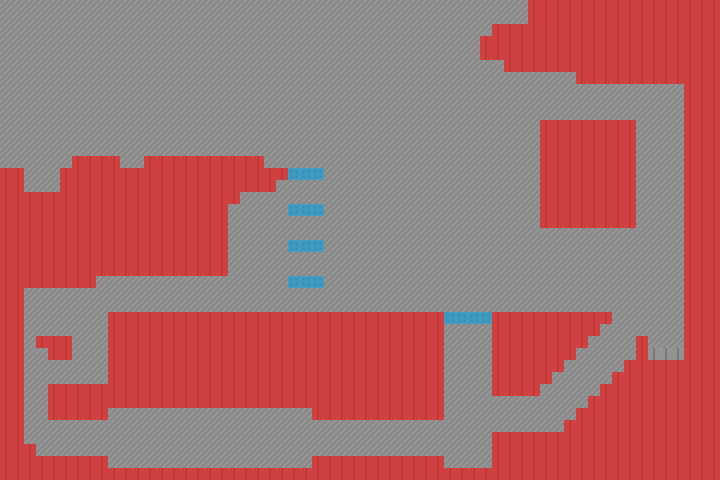

This game map was drawn from its Tiled (.tmx) file and the tilesets committed beside it. A one-line description and the trimmed map source follow:
An orthogonal 60x40 tile map with 12x12 px tiles, 3 tile layers (Background, Foreground, Collision), 3 tilesets and 29 objects (7x Container, 4x Trampoline, 3x Door, 2x Chest, doorOne, ...).

<map version="1.0" orientation="orthogonal" width="60" height="40" tilewidth="12" tileheight="12">
 <properties>
  <property name="mapDescription" value="Just a test level...\\nWatch out" />
  <property name="mapName" value="Test Level" />
 </properties>
 <tileset firstgid="1" name="tilemap" tilewidth="12" tileheight="12">
  <image source="TiledGraphics/tilemap.png" width="72" height="144" />
 </tileset>
 <tileset firstgid="73" name="collision" tilewidth="12" tileheight="12">
  <image source="TiledGraphics/collision.png" width="24" height="12" />
 </tileset>
 <tileset firstgid="75" name="objects" tilewidth="12" tileheight="12">
  <image source="TiledGraphics/objects.png" width="96" height="12" />
 </tileset>
 <layer name="Background" width="60" height="40">
  <data>[2400 cells, 2400 non-empty, 2 distinct tile ids]</data>
 </layer>
 <layer name="Foreground" width="60" height="40">
  <data>[2400 cells, 16 non-empty, 1 distinct tile ids]</data>
 </layer>
 <layer name="Collision" width="60" height="40" opacity="0.56">
  <properties>
   <property name="draw" value="false" />
  </properties>
  <data>[2400 cells, 1010 non-empty, 2 distinct tile ids]</data>
 </layer>
 <objectgroup name="Objects" width="60" height="40">
  <object name="Trampoline" gid="75" x="462" y="468" />
  <object gid="76" x="312" y="312">
   <properties>
    <property name="spawn" value="" />
   </properties>
  </object>
  <object name="Chest" gid="76" x="564" y="120" />
  <object name="Container" gid="77" x="564" y="312">
   <properties>
    <property name="Money" value="200" />
    <property name="Type" value="1" />
   </properties>
  </object>
  <object name="Container" gid="77" x="360" y="312">
   <properties>
    <property name="Money" value="100" />
    <property name="Type" value="1" />
   </properties>
  </object>
  <object name="Container" gid="77" x="264" y="468">
   <properties>
    <property name="money" value="500" />
    <property name="type" value="1" />
   </properties>
  </object>
  <object name="Container" gid="77" x="228" y="468">
   <properties>
    <property name="money" value="500" />
    <property name="type" value="1" />
   </properties>
  </object>
  <object name="Container" gid="77" x="168" y="468">
   <properties>
    <property name="money" value="500" />
    <property name="type" value="1" />
   </properties>
  </object>
  <object name="Container" gid="77" x="120" y="468">
   <properties>
    <property name="money" value="500" />
    <property name="type" value="1" />
   </properties>
  </object>
  <object name="Container" gid="77" x="600" y="120">
   <properties>
    <property name="money" value="2000" />
    <property name="type" value="1" />
   </properties>
  </object>
  <object name="Trampoline" gid="75" x="672" y="360" />
  <object name="Trampoline" gid="75" x="660" y="360" />
  <object name="Trampoline" gid="75" x="648" y="360" />
  <object name="Door" gid="78" x="504" y="420" />
  <object name="doorOne" gid="78" x="216" y="300">
   <properties>
    <property name="locked" value="" />
   </properties>
  </object>
  <object name="Door" gid="78" x="168" y="300" />
  <object name="Door" gid="78" x="120" y="300" />
  <object gid="79" x="372" y="456">
   <properties>
    <property name="action" value="open" />
    <property name="door" value="leftLoot,rightLoot" />
   </properties>
  </object>
  <object gid="80" x="77" y="456">
   <properties>
    <property name="action" value="close" />
    <property name="door" value="leftLoot,rightLoot" />
    <property name="time" value="-1" />
   </properties>
  </object>
  <object name="rightLoot" gid="78" x="348" y="444">
   <properties>
    <property name="locked" value="" />
    <property name="open" value="" />
   </properties>
  </object>
  <object name="leftLoot" gid="78" x="60" y="444">
   <properties>
    <property name="locked" value="" />
    <property name="open" value="" />
   </properties>
  </object>
  <object gid="80" x="318" y="456">
   <properties>
    <property name="action" value="close" />
    <property name="door" value="leftLoot,rightLoot" />
    <property name="time" value="-1" />
   </properties>
  </object>
  <object gid="79" x="252" y="312">
   <properties>
    <property name="action" value="open" />
    <property name="door" value="doorOne" />
    <property name="time" value="2" />
   </properties>
  </object>
  <object name="Chest" gid="76" x="276" y="312">
   <properties>
    <property name="end" value="testMapTwo" />
   </properties>
  </object>
  <object gid="81" x="504" y="312" />
  <object gid="81" x="528" y="432" />
  <object gid="81" x="168" y="156" />
  <object type="Stairwell" x="406" y="443">
   <polyline points="14,-143 2,1" />
  </object>
  <object gid="82" x="420" y="276">
   <properties>
    <property name="type" value="1" />
   </properties>
  </object>
 </objectgroup>
</map>
